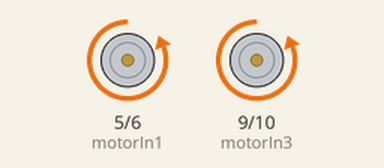
Recording of a sketch running on a simulated Arduino Uno, built with avr-gcc and run on an emulated ATmega328P. Shown: motor-driver pin pairs drawn as motors (green arrow = first pin HIGH = forward, orange = second pin HIGH = backward, longer = more drive).

Above: at 0.5 s.
At 3.5 s:
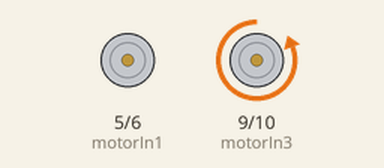
At 7.7 s:
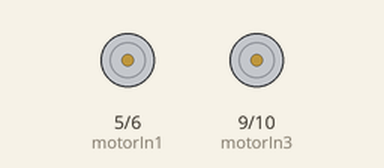
At 12.0 s:
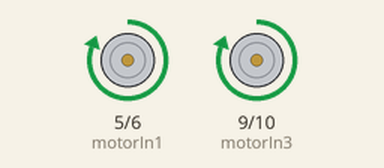
Timing chart, 0 to 13.0 s (numbered marks = the images above):
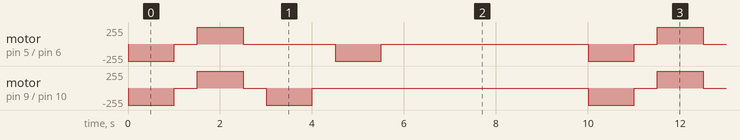

Measured:
- by itself, motor on pin 5 (motorIn1) / pin 6 (motorIn2): repeats every 10.0 s: stopped 0.50 s, forward 255/255 1.0 s, stopped 2.0 s, backward 255/255 1.0 s, stopped 4.5 s, backward 255/255 1.0 s
- by itself, motor on pin 9 (motorIn3) / pin 10 (motorIn4): repeats every 10.0 s: stopped 0.50 s, forward 255/255 1.0 s, stopped 0.50 s, backward 255/255 1.0 s, stopped 6.0 s, backward 255/255 1.0 s

The sketch:

l298n.ino
```cpp
/*
   OTCarTest
   A simple test program for OTCar, will make the OTCar move forward, backward,
   turn right and turn left for specific seconds.
   http://coopermaa2nd.blogspot.com/2012/09/l298n.html

   Input for motorA:
   IN1      IN2      Action
   LOW      LOW      Motor Stop
   HIGH     LOW      Motor moves forward
   LOW      HIGH     Motor moves backward
   HIGH     HIGH     Motor Stop
*/
const int motorIn1 = 5;
const int motorIn2 = 6;
const int motorIn3 = 9;
const int motorIn4 = 10;
const int DELAY = 1000;

void motorstop()
{
  digitalWrite(motorIn1, LOW);
  digitalWrite(motorIn2, LOW);
  digitalWrite(motorIn3, LOW);
  digitalWrite(motorIn4, LOW);
}

void forward()
{
  digitalWrite(motorIn1, LOW);
  digitalWrite(motorIn2, HIGH);
  digitalWrite(motorIn3, LOW);
  digitalWrite(motorIn4, HIGH);
}

void backward()
{
  digitalWrite(motorIn1, HIGH);
  digitalWrite(motorIn2, LOW);
  digitalWrite(motorIn3, HIGH);
  digitalWrite(motorIn4, LOW);
}

void left()
{
  digitalWrite(motorIn1, LOW);
  digitalWrite(motorIn2, LOW);
  digitalWrite(motorIn3, LOW);
  digitalWrite(motorIn4, HIGH);
}

void right()
{
  digitalWrite(motorIn1, LOW);
  digitalWrite(motorIn2, HIGH);
  digitalWrite(motorIn3, LOW);
  digitalWrite(motorIn4, LOW);
}

void selfTest()
{
  forward();
  delay(DELAY);
  motorstop(); delay(500);

  backward();
  delay(DELAY);
  motorstop(); delay(500);

  left();
  delay(DELAY);
  motorstop(); delay(500);

  right();
  delay(DELAY);
  motorstop(); delay(500);

  delay(4000);
}

void setup()
{
  pinMode(motorIn1, OUTPUT);
  pinMode(motorIn2, OUTPUT);
  pinMode(motorIn3, OUTPUT);
  pinMode(motorIn4, OUTPUT);
}

void loop()
{
  selfTest();
}
```
